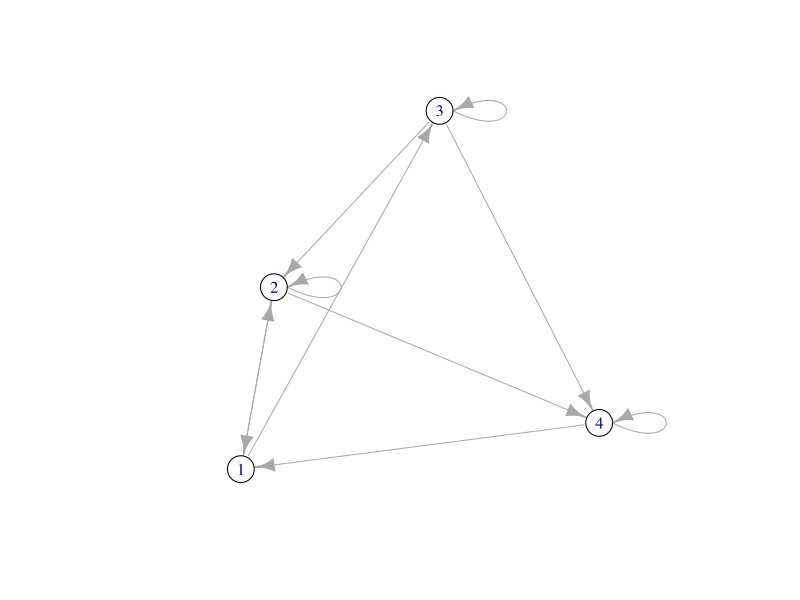
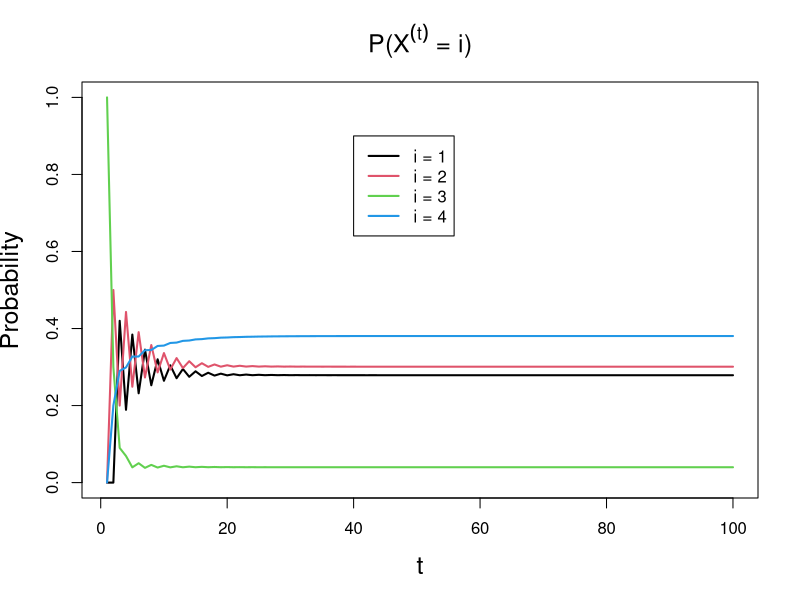
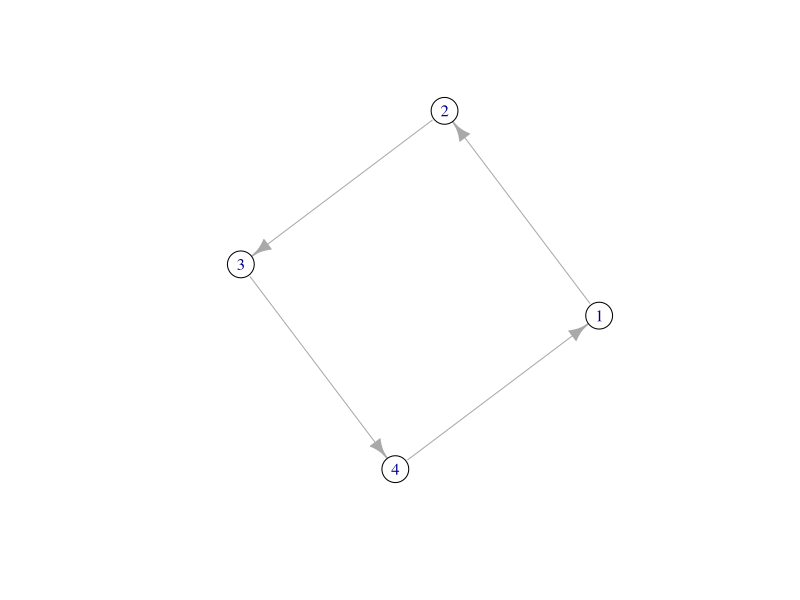
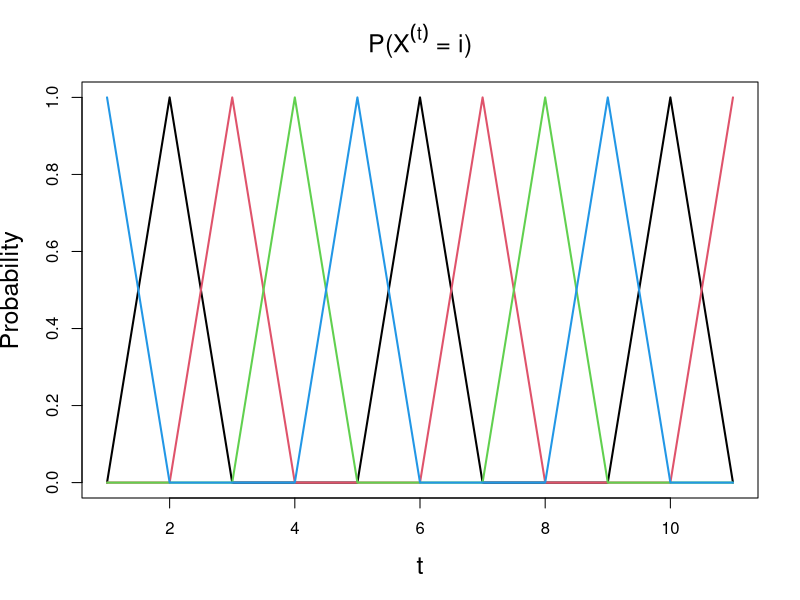

R code for these plots, in order:
# Esimerkki Markovin ketjusta ja tasapainojakaumasta
# X^{(0)} ~ Tas({1,2,3,4})

# Siirtymämatriisi
P <- matrix(
  c(
    0.0, 0.8, 0.0, 0.1,
    0.9, 0.1, 0.5, 0.0,
    0.1, 0.0, 0.3, 0.0,
    0.0, 0.1, 0.2, 0.9
  ),
  4,
  4
)

# igraph-paketin avulla voidaan piirtää siirtymiä esittävä suunnattu graafi
# Onko ketju pelkistymatön (irreducible)?
g <- igraph::graph_from_adjacency_matrix(P, mode = "directed", weighted = TRUE)
plot(g, vertex.color = "white")
# Tilasta i on mahdollista päästä tilaan j äärellisellä määrällä siirtymiä kaikilla i,j

# Voidaan myös tarkastella m = 1,...,n-1 askeleen siirtymiä siirtymämatriisin avulla:
P             # 1. askeleen siirtymät
P %*% P       # 2. askeleen siirtymät
P %*% P %*% P # 3. askeleen siirtymät
# P sisältää alkioita, jotka ovat nollia, tämä tarkoittaa että yhdellä siirrolla ei ole
# mahdollista siirtyä mistä tahansa tilasta i mihin tahansa tilaan j
# Matriisien P^2 ja P^3 kaikki alkiot ovat positiivisia, joten kahdella tai kolmella siirrolla
# on mahdollista siirtyä mistä tahansa tilasta i mihin tahansa tilaan, eli ketju on pelkistymätön

# Onko ketjulla tasapainojakauma?
T_ <- 1e5
p_X <- matrix(0, T_, 4)
p_X[1, ] <- c(0, 0, 1, 0)
#p_X[1, ] <- rep(0.25, 4)
for (t in seq(2, T_)) {
  p_X[t, ] <- p_X[t - 1, ] %*% P
}

matplot(
  p_X[1:100,], type = "l", lty = 1, col = 1:4,
  lwd = 2, cex.main = 1.5, cex.lab = 1.5, ylim = c(0, 1),
  main = expression("P(" * X^(t) * " = " * i * ")"),
  xlab = expression(t), ylab = "Probability"
)
legend(x = 40, y = 0.90, legend = paste0("i = ", 1:4), col = 1:4, lty = 1, lwd = 2)
# Ketju näyttäisi konvergoivan johonkin tasapainojakaumaan

# Tasapainojakauma
# (Voidaan ratkaista globaalista tasapainoehdosta summarajoitteella)
p_eq <- c(63, 68, 9, 86) / 226
Q <- diag(p_eq)
# approksimaatio
p_X[T_, ]

# Lokaali tasapainoehto
R <- matrix(c(0, 0, 0, 1, 0, 0, 1, 0, 0, 1, 0, 0, 1, 0, 0, 0), 4, 4)
P %*% Q
t(P) %*% R %*% Q %*% R
# Huomataan, että ehto ei toteudu

# Globaali tasapainoehto
c(p_eq %*% P)
p_eq
# Huomataan, että ehto toteutuu


# Pelkistyvä Markovin ketju
P2 <- matrix(
  c(
    0, 0, 0, 1,
    1, 0, 0, 0,
    0, 1, 0, 0,
    0, 0, 1, 0
  ),
  4,
  4
)

g2 <- igraph::graph_from_adjacency_matrix(P2, mode = "directed", weighted = TRUE)
plot(g2, vertex.color = "white")

p_X2 <- matrix(0, T_, 4)
#p_X2[1, ] <- rep(0.25, 4) # Todennäköisyys iteraatiolla t riippuu nyt alkuarvosta
p_X2[1, ] <- c(1, 0, 0, 0)
for (t in seq(2, T_)) {
  p_X2[t, ] <- p_X2[t - 1, ] %*% P2
}

matplot(
  p_X2[1000:1010,], type = "l", lty = 1, col = 1:4,
  lwd = 2, cex.main = 1.5, cex.lab = 1.5,
  main = expression("P(" * X^(t) * " = " * i * ")"),
  xlab = expression(t), ylab = "Probability"
)
legend(x = 40, y = 0.20, legend = paste0("i = ", 1:4), col = 1:4, lty = 1, lwd = 2)
